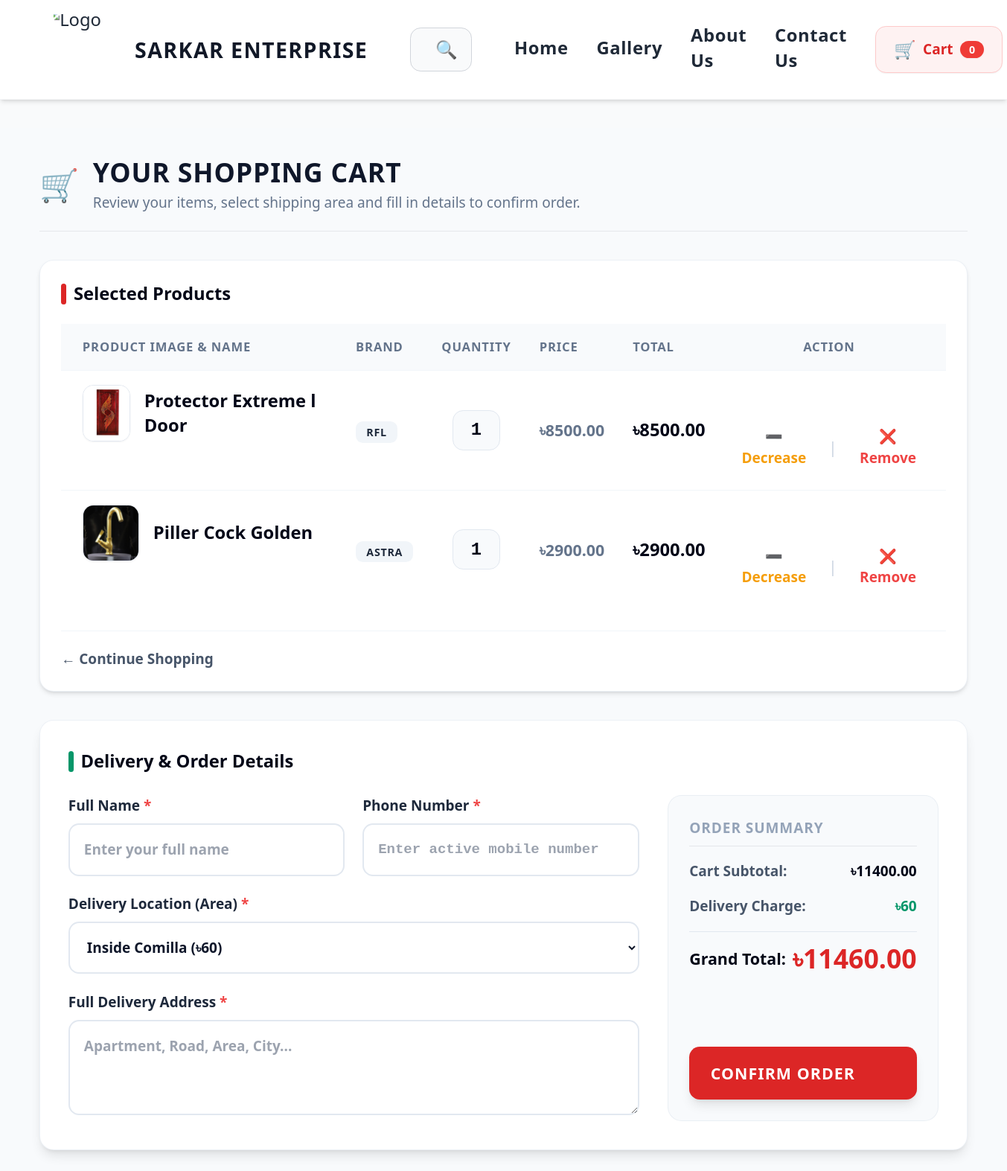
The app's page /cart/ (signed in) with its own data.
### shop/models.py (models this page shows, shortened)
class Cart(models.Model):
    user = models.ForeignKey(User, on_delete=models.CASCADE)
    product = models.ForeignKey(Product, on_delete=models.CASCADE)
    quantity = models.PositiveIntegerField(default=1)
    @property
    def total_price(self):
        return self.product.price * self.quantity

class Product(models.Model):
    category = models.ForeignKey(Category, on_delete=models.CASCADE)
    subcategory = models.ForeignKey(SubCategory, on_delete=models.SET_NULL, null=True, blank=True)
    name = models.CharField(max_length=200)
    brand = models.CharField(max_length=100, default='Unknown')
    price = models.DecimalField(max_digits=10, decimal_places=2)
    stock = models.IntegerField(default=0)
    short_description = models.TextField(blank=True, null=True)
    image = models.ImageField(upload_to='products/', blank=True, null=True)

### shop/views.py (the view, shortened to what this page needs)
# urls.py: path('cart/', views.cart_view, name='cart_view'),
def cart_view(request):
    cart_items = []
    subtotal = 0
    if request.user.is_authenticated:
        db_items = Cart.objects.filter(user=request.user)
        subtotal = sum(item.total_price for item in db_items)
        cart_items = db_items
    context = {
        'cart_items': cart_items,
        'subtotal': subtotal,
    }
    return render(request, 'shop/cart.html', context)

### shop/templates/shop/cart.html (shortened to what this page needs)
{% extends 'shop/base.html' %}
{% load static %}
{% block content %}
<div class="bg-slate-50 min-h-screen flex flex-col font-sans antialiased text-slate-900">
    <div class="w-full max-w-[95%] mx-auto px-4 py-8 flex-grow">
        <div class="flex items-center gap-4 mb-8 border-b pb-5">
            <span class="text-4xl">🛒</span>
            <div>
                <h1 class="text-3xl font-black uppercase tracking-wide">Your Shopping Cart</h1>
                <p class="text-base text-slate-500 font-medium mt-1">Review your items, select shipping area and fill in details to confirm order.</p>
            </div>
        </div>
        <div class="bg-white rounded-2xl border border-slate-200/60 shadow-md p-6 overflow-hidden mb-8">
            <h2 class="text-xl font-black text-slate-950 mb-5 flex items-center gap-2">
                <span class="w-1.5 h-6 bg-red-600 rounded-full"></span> Selected Products
            </h2>
            <div class="overflow-x-auto">
                <table class="w-full text-left border-collapse">
                    <thead>
                        <tr class="bg-slate-50 text-slate-500 text-sm font-bold uppercase tracking-wider border-b border-slate-100">
                            <th class="p-4 pl-6">Product Image & Name</th>
                            <th class="p-4">Brand</th>
                            <th class="p-4 text-center">Quantity</th>
                            <th class="p-4">Price</th>
                            <th class="p-4">Total</th>
                            <th class="p-4 text-center pr-6">Action</th>
                        </tr>
                    </thead>
                    <tbody class="divide-y divide-slate-100 text-lg font-medium text-slate-700">
                        {% for item in cart_items %}
                        <tr class="hover:bg-slate-50/50 transition">
                            <td class="p-4 pl-6 flex items-center gap-4">
                                {% if item.product.image %}
                                    <img src="{{ item.product.image.url }}" alt="{{ item.product.name }}" class="w-16 h-16 object-cover rounded-xl border border-slate-200 shadow-sm">
                                {% else %}
                                    <div class="w-16 h-16 bg-slate-100 border border-slate-200 rounded-xl flex items-center justify-center text-slate-400 text-xs font-bold">No Pic</div>
                                {% endif %}
                                <span class="font-black text-slate-950 text-xl">{{ item.product.name }}</span>
                            </td>
                            <td class="p-4">
                                <span class="bg-slate-100 text-slate-800 px-3 py-1 rounded-lg text-xs font-black uppercase tracking-wider">{{ item.product.brand }}</span>
                            </td>
                            <td class="p-4 text-center">
                                <span class="bg-slate-50 border border-slate-200 px-5 py-2 rounded-xl font-black text-slate-950 font-mono text-xl inline-block">
                                    {{ item.quantity }}
                                </span>
                            </td>
                            <td class="p-4 text-slate-500 font-bold">৳{{ item.product.price }}</td>
                            <td class="p-4 font-black text-slate-950 text-xl">৳{{ item.total_price }}</td>
                            <td class="p-4 text-center pr-6 flex justify-center gap-4 items-center h-24">
                                <a href="{% url 'remove_from_cart' item.product.id %}" class="text-amber-500 hover:text-amber-700 font-black text-base transition">
                                    ➖ Decrease
                                </a>
                                <span class="text-slate-300">|</span>
                                <a href="{% url 'delete_cart_item' item.product.id %}" class="text-red-500 hover:text-red-700 font-black text-base transition">
                                    ❌ Remove
                                </a>
                            </td>
                        </tr>
                        {% empty %}
                        <tr>
                            <td colspan="6" class="p-16 text-center text-slate-400 font-bold text-xl">
                                Your cart is empty. <a href="{% url 'index' %}" class="text-red-500 underline ml-1">Shop Now</a>
                            </td>
                        </tr>
                        {% endfor %}
                    </tbody>
                </table>
            </div>
            <div class="mt-6 border-t border-slate-100 pt-5">
                <a href="{% url 'index' %}" class="text-base font-black text-slate-600 hover:text-slate-950 flex items-center gap-2 transition">
                    ← Continue Shopping
                </a>
            </div>
        </div>
        <div class="bg-white rounded-2xl border border-slate-200/60 shadow-lg p-8">
            <h2 class="text-xl font-black text-slate-950 mb-6 flex items-center gap-2">
                <span class="w-1.5 h-6 bg-emerald-600 rounded-full"></span> Delivery & Order Details
            </h2>
            <form action="{% url 'checkout_view' %}" method="POST" class="grid grid-cols-1 lg:grid-cols-3 gap-8">
                <div class="lg:col-span-2 space-y-5">
                    <div class="grid grid-cols-1 md:grid-cols-2 gap-5">
                        <div>
                            <label class="block text-slate-800 font-black mb-2 text-base">Full Name <span class="text-red-500">*</span></label>
                            <input type="text" name="name" required placeholder="Enter your full name"
                                   class="w-full p-4 border-2 border-slate-200 rounded-xl focus:outline-none focus:border-red-500 font-bold text-base">
                        </div>
                        <div>
                            <label class="block text-slate-800 font-black mb-2 text-base">Phone Number <span class="text-red-500">*</span></label>
                            <input type="text" name="phone" required placeholder="Enter active mobile number"
                                   class="w-full p-4 border-2 border-slate-200 rounded-xl focus:outline-none focus:border-red-500 font-mono font-black text-base">
                        </div>
                    </div>
                    <div>
                        <label class="block text-slate-800 font-black mb-2 text-base">Delivery Location (Area) <span class="text-red-500">*</span></label>
                        <select name="shipping_area" id="shipping_area" onchange="updateTotal()" required
                                class="w-full p-4 border-2 border-slate-200 rounded-xl focus:outline-none focus:border-red-500 font-black text-base bg-white">
                            <option value="60">Inside Comilla (৳60)</option>
                        </select>
                    </div>
                    <div>
                        <label class="block text-slate-800 font-black mb-2 text-base">Full Delivery Address <span class="text-red-500">*</span></label>
                        <textarea name="location" rows="3" required placeholder="Apartment, Road, Area, City..."
                                  class="w-full p-4 border-2 border-slate-200 rounded-xl focus:outline-none focus:border-red-500 font-bold text-base"></textarea>
                    </div>
                </div>
                <div class="lg:col-span-1 bg-slate-50 rounded-2xl p-6 border border-slate-200/60 flex flex-col justify-between">
                    <div class="space-y-4">
                        <h3 class="text-base font-black text-slate-400 uppercase tracking-wider border-b pb-2">Order Summary</h3>
                        <div class="flex justify-between text-base font-bold text-slate-600">
                            <span>Cart Subtotal:</span>
                            <span class="text-slate-950">৳<span id="subtotal_val">{{ subtotal }}</span></span>
                        </div>
                        <div class="flex justify-between text-base font-bold text-slate-600">
                            <span>Delivery Charge:</span>
                            <span class="text-emerald-600 font-black">৳<span id="delivery_val">60</span></span>
                        </div>
                        <div class="border-t border-slate-200 my-3 pt-3 flex justify-between items-center">
                            <span class="text-lg font-black text-slate-950">Grand Total:</span>
                            <span class="text-3xl font-black text-red-600">৳<span id="grand_total_val">0</span></span>
                        </div>
                    </div>
                    <button type="submit" class="w-full bg-red-600 hover:bg-red-700 text-white font-black py-4 px-6 rounded-xl shadow-lg hover:shadow-xl transition-all duration-200 text-lg uppercase tracking-wider mt-6 flex items-center justify-between group">
                        <span>Confirm Order</span>
                    </button>
                </div>
            </form>
        </div>
    </div>
</div>
{% endblock %}

### shop/templates/shop/base.html (shortened to what this page needs)
{% load static %}
<!DOCTYPE html>
<html lang="en">
<head>
    <script src="https://cdn.tailwindcss.com"></script>
    <link rel="stylesheet" href="{% static 'shop/style.css' %}">
</head>
<body class="bg-gray-50 font-sans flex flex-col min-h-screen text-gray-800 leading-relaxed">
    <nav class="bg-white border-b border-gray-100 sticky top-0 z-50 shadow-md py-4">
        <div class="max-w-[95%] mx-auto px-4 sm:px-6 lg:px-8">
            <div class="flex items-center justify-between h-20 gap-8">
                <div class="flex-shrink-0">
                    <a href="{% url 'index' %}" class="flex items-center gap-3 h-full">
                        <div class="overflow-hidden flex items-center justify-center h-16 w-16 md:h-20 md:w-20">
                            <img src="{% static 'shop/logo.png' %}" alt="Logo" class="h-full w-full object-contain scale-125">
                        </div>
                        <span class="text-xl md:text-2xl font-extrabold text-gray-900 tracking-wider uppercase self-center">
                            Sarkar Enterprise
                        </span>
                    </a>
                </div>
                <div class="flex-1 max-w-xl hidden md:block mx-4">
                    <form action="{% url 'index' %}" method="GET" class="relative flex items-center">
                        <input type="text" name="q" value="{{ query|default:'' }}" placeholder="Search products..."
                               class="w-full bg-gray-50 text-gray-800 text-base pl-5 pr-12 py-3 rounded-xl border border-gray-300 focus:outline-none focus:border-red-500 focus:bg-white focus:ring-2 focus:ring-red-100 transition-all font-medium">
                        <button type="submit" class="absolute inset-y-0 right-4 flex items-center text-xl text-gray-400 hover:text-red-600 transition">
                            🔍
                        </button>
                    </form>
                </div>
                <div class="flex items-center gap-8">
                    <div class="hidden lg:flex items-center gap-8 font-bold text-xl text-gray-800 tracking-wide">
                        <a href="{% url 'index' %}" class="nav-link-effect hover:text-blue-600 transition-colors">Home</a>
                        <a href="{% url 'gallery' %}" class="nav-link-effect hover:text-blue-600 transition-colors">Gallery</a>
                        <a href="{% url 'about' %}" class="nav-link-effect hover:text-blue-600 transition-colors">About Us</a>
                        <a href="{% url 'contact' %}" class="nav-link-effect hover:text-blue-600 transition-colors">Contact Us</a>
                    </div>
                    <a href="{% url 'cart_view' %}" class="bg-red-50 text-red-600 font-bold text-base px-5 py-3 rounded-xl hover:bg-red-100 transition flex items-center gap-2 relative shadow-sm border border-red-200">
                        <span class="text-xl">🛒</span> Cart
                        <span class="bg-[#ef3b36] text-white text-xs px-2.5 py-0.5 rounded-full font-black min-w-[22px] text-center shadow-sm">
                            {{ cart_count|default:"0" }}
                        </span>
                    </a>
                </div>
            </div>
        </div>
    </nav>
    <main class="py-8 flex-grow">
        {% block content %}
        {% endblock %}
    </main>
</body>
</html>

### shop/static/shop/style.css (style rules this page uses)
* { margin: 0; padding: 0; box-sizing: border-box; }
body { font-family: 'Segoe UI', Tahoma, Geneva, Verdana, sans-serif; background-color: #f8fafc; color: #1a202c; width: 100%; overflow-x: hidden; }

### shop/templates/shop/base.html (style rules this page uses)
html { font-size: 18px; }
@media (min-width: 768px) { html { font-size: 19px; } }
.nav-link-effect { position: relative; display: inline-block; padding-bottom: 4px; }
.nav-link-effect::after { content: ''; position: absolute; width: 100%; transform: scaleX(0); height: 3px; bottom: 0; left: 0; background-color: #2563eb; transform-origin: bottom left; transition: transform 0.3s ease-out; }

### records on screen
Cart: product.image (picture), product.name "Protector Extreme l Door", product.brand "RFL", quantity "1", product.price "8500.00", total_price "8500.00"
Cart: product.image (picture), product.name "Piller Cock Golden", product.brand "ASTRA", quantity "1", product.price "2900.00", total_price "2900.00"

### other values on screen
{{ cart_count|default:"0" }} "0"
{{ subtotal }} "11400.00"
